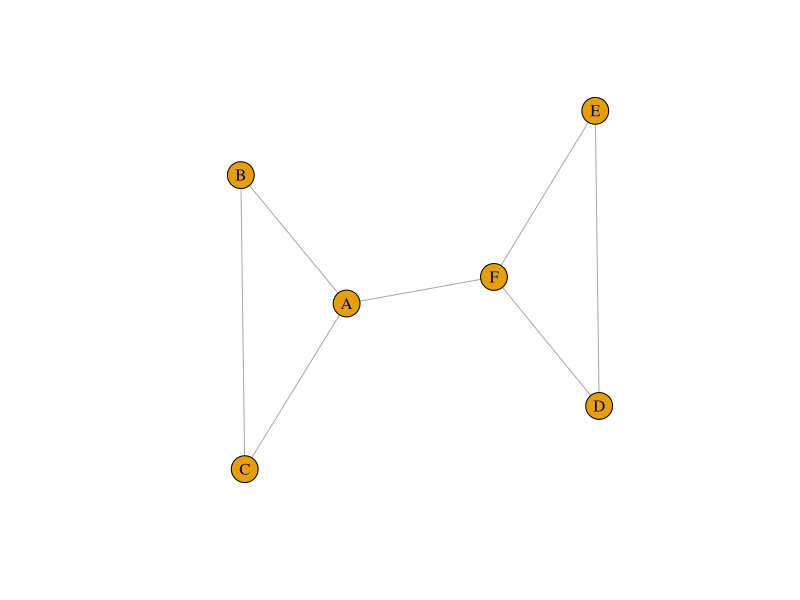
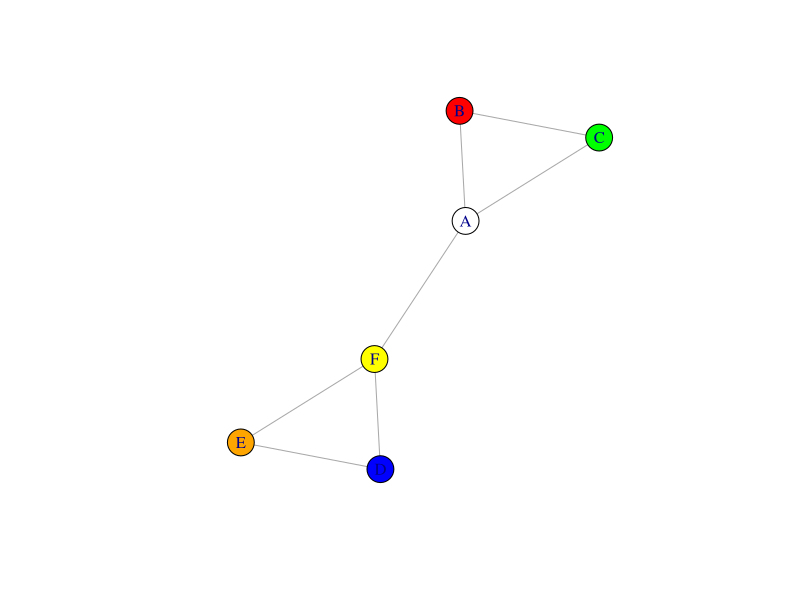
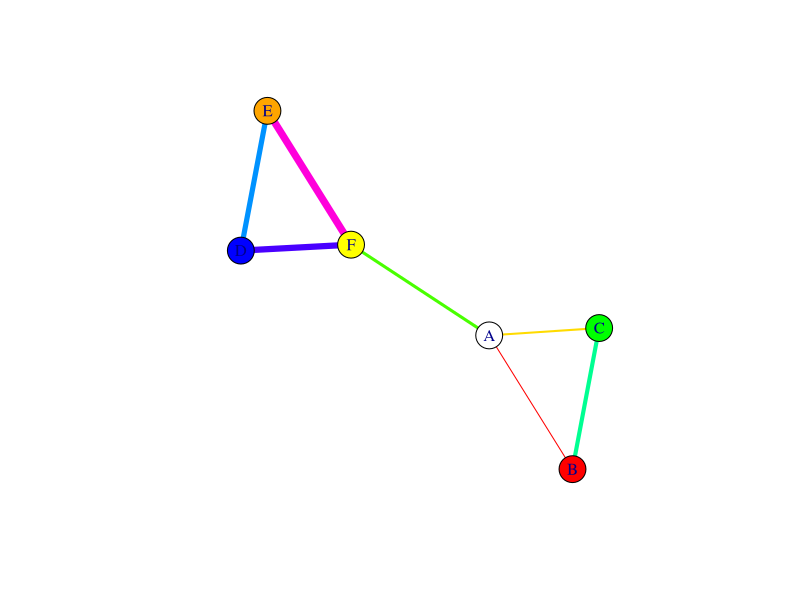
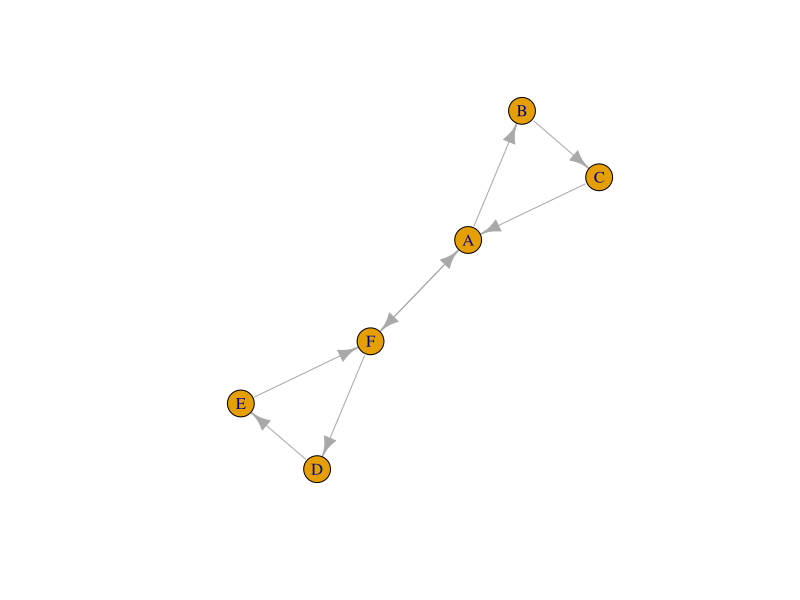

Reproduce these figures in R, in order.
## ---- chunk 1
library(knitr)
knitr::opts_chunk$set(fig.width=6, fig.height=4) 
## ---- chunk 2
 library(igraph) #load the package 
?graph_from_adjacency_matrix
## ---- chunk 3
g=make_graph(~A-B-C-A, D-E-F-D, A-F) 
plot(g)
## ---- chunk 4
class(g)
## ---- chunk 5
g
## ---- chunk 6
V(g) #look up vertices 
E(g) #look up edges
## ---- chunk 7
V(g)$name
## ---- chunk 8
 V(g)$color=c("white", "red", "green", "blue", "orange", "yellow") #a random set of colors 
plot(g)
## ---- chunk 9
E(g)$width=1:7
E(g)$color=rainbow(7) #rainbow() function chooses a specified number of colors 
plot(g)
## ---- chunk 10
as_adjacency_matrix(g, sparse=F)
## ---- chunk 11
as_edgelist(g)
## ---- chunk 12
as_adj_list(g)
## ---- chunk 13
dir.g=make_graph(~A-+B-+C-+A, D-+E-+F-+D, A+-+F)
plot(dir.g)
## ---- chunk 14
as_adjacency_matrix(dir.g, sparse=F)
## ---- chunk 15
as_edgelist(dir.g)
## ---- chunk 16
as_adjacency_matrix(g, sparse=F, attr="width")
## ---- chunk 17
as_data_frame(g)
## ---- chunk 18
as_data_frame(g)[,c("from", "to", "width")]
